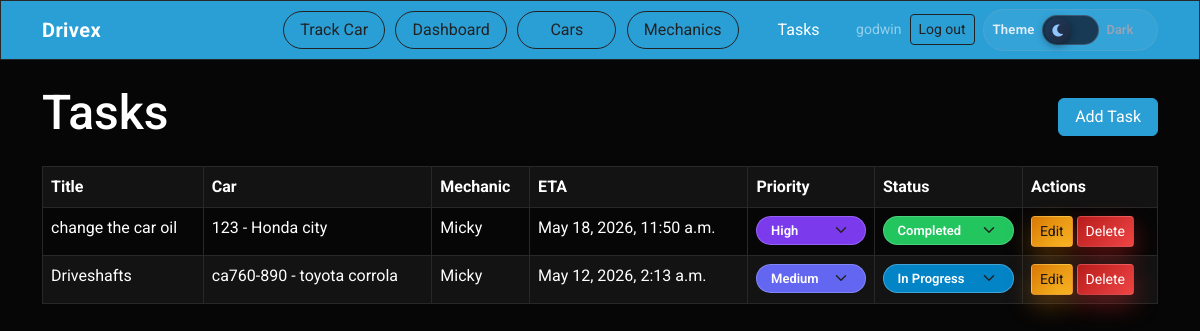
Before: /tasks/ (signed in) with the older database file.
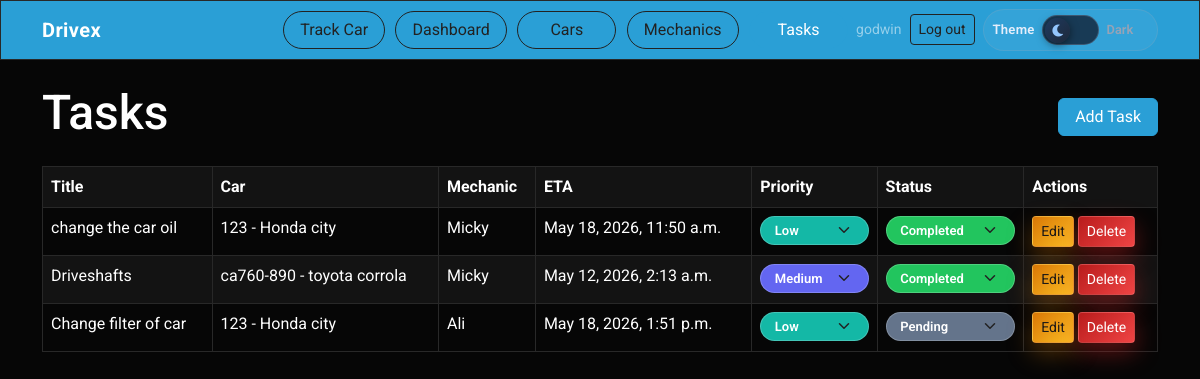
After: the same page with the newer database file.
### taskapp/models.py (models this page shows, shortened)
class Task(models.Model):
    STATUS_CHOICES = [
        ('pending', 'Pending'),
        ('in_progress', 'In Progress'),
        ('completed', 'Completed'),
    ]
    PRIORITY_CHOICES = [
        ('low', 'Low'),
        ('medium', 'Medium'),
        ('high', 'High'),
    ]
    car = models.ForeignKey(
        Cars,
        on_delete=models.CASCADE,
        related_name='tasks'
    )
    mechanic = models.ForeignKey(
        Mechanic,
        on_delete=models.SET_NULL,
        null=True,
        blank=True,
        related_name='tasks'
    )
    title = models.CharField(max_length=200)
    description = models.TextField(blank=True)
    status = models.CharField(
        max_length=20,
        choices=STATUS_CHOICES,
        default='pending'
    )
    priority = models.CharField(
        max_length=10,
        choices=PRIORITY_CHOICES,
        default='medium'
    )
    estimated_hours = models.DecimalField(
        max_digits=4,
        decimal_places=1,
        null=True,
        blank=True,
        help_text='Work estimate in hours; used to calculate promised completion when you save.',
    )
    promised_completion_at = models.DateTimeField(null=True, blank=True)
    created_at = models.DateTimeField(auto_now_add=True)
    updated_at = models.DateTimeField(auto_now=True)
    class Meta:
        ordering = ['status', '-created_at']
    def save(self, *args, **kwargs):
        if self.estimated_hours:
            base_time = self.created_at or timezone.now()
            self.promised_completion_at = base_time + timedelta(
                hours=float(self.estimated_hours)
            )
        else:
            self.promised_completion_at = None
        super().save(*args, **kwargs)
        if self.mechanic_id and self.status != 'completed':
            Mechanic.objects.filter(pk=self.mechanic_id).update(
                is_manually_busy=False,
            )

class Cars(models.Model):
    Status_choices = [
        ('waiting', 'Waiting'),
        ('assigned', 'Assigned'),
        ('in_progress', 'In-progress'),
        ('completed', 'Completed')
    ]
    registration_number = models.CharField(max_length=20, unique=True)
    make = models.CharField(max_length=50)
    model = models.CharField(max_length=50)
    year = models.PositiveIntegerField(null=True, blank=True)
    customer_name = models.CharField(max_length=100, blank=True)
    customer_phone = models.CharField(max_length=20, blank=True)
    status = models.CharField(
        max_length=20,
        choices=Status_choices,
        default='waiting'
    )
    created_at = models.DateTimeField(auto_now_add=True)
    class Meta:
        ordering = ['-created_at']
        verbose_name = 'Car'
        verbose_name_plural = 'Cars'
    def __str__(self):
        return f"{self.registration_number} - {self.make} {self.model}"

class Mechanic(models.Model):
    name = models.CharField(max_length=30)
    specialization = models.CharField(max_length=30, blank=True)
    phone_number = models.CharField(max_length=20, blank=True)
    is_active = models.BooleanField(default=True)
    is_on_leave = models.BooleanField(
        default=False,
        help_text='Mark when the mechanic is unavailable (leave).',
    )
    is_manually_busy = models.BooleanField(
        default=False,
        help_text='When set and there is no open task, shows as Busy.',
    )
    user = models.OneToOneField(
        settings.AUTH_USER_MODEL,
        on_delete=models.SET_NULL,
        null=True,
        blank=True,
        related_name='mechanic_profile',
        help_text='Optional login for this mechanic (restricted to assigned tasks only).',
    )
    created_at = models.DateTimeField(auto_now_add=True)
    class Meta:
        ordering = ['name']
    def __str__(self):
        return self.name

### taskapp/views.py (the view)
# urls.py: path('tasks/', views.TaskListView.as_view(), name='task_list'),
class TaskListView(ShopAccessMixin, ListView):
    model = Task
    template_name = 'tasks/task_list.html'
    context_object_name = 'tasks'
    def get_queryset(self):
        return (
            mechanic_tasks_queryset(self.request.user).select_related(
                'car',
                'mechanic',
            )
        )
    def get_context_data(self, **kwargs):
        ctx = super().get_context_data(**kwargs)
        ctx['task_status_choices'] = Task.STATUS_CHOICES
        ctx['task_priority_choices'] = Task.PRIORITY_CHOICES
        return ctx

### taskapp/context_processors.py (called while the page is built, shortened)
def admin_mechanic_task_summary(request):
    try:
        admin_index = reverse('admin:index')
    except Exception:
        return {}
    if request.path.rstrip('/') != admin_index.rstrip('/'):
        return {}

def shop_roles(request):
    user = request.user
    role = resolve_shop_access_role(user) if user.is_authenticated else None
    return {
        'shop_role': role,
        'is_shop_manager': role == 'manager',
        'shop_mechanic': get_mechanic_profile(user) if user.is_authenticated else None,
    }

### taskapp/mixins.py (called while the page is built)
    def test_func(self):
        return resolve_shop_access_role(self.request.user) is not None

### taskapp/rbac.py (called while the page is built)
def is_shop_manager(user) -> bool:
    if not user.is_authenticated:
        return False
    if user.is_superuser:
        return True
    return user.groups.filter(name=MANAGER_GROUP).exists()

def get_mechanic_profile(user):
    if not user.is_authenticated:
        return None
    try:
        return user.mechanic_profile
    except ObjectDoesNotExist:
        return None

### taskapp/templates/tasks/task_list.html (shortened to what this page needs)
{% extends 'base.html' %} {% block content %}
<div class="d-flex justify-content-between align-items-center mb-3">
  <h2>{% if shop_role == 'mechanic' %}My tasks{% else %}Tasks{% endif %}</h2>
  {% if is_shop_manager %}
  <a href="{% url 'task_create' %}" class="btn btn-primary">Add Task</a>
  {% endif %}
</div>
<table class="table table-bordered table-striped">
  <thead>
    <tr>
      <th>Title</th>
      <th>Car</th>
      <th>Mechanic</th>
      <th>ETA</th>
      <th>Priority</th>
      <th>Status</th>
      {% if is_shop_manager %}
      <th>Actions</th>
      {% endif %}
    </tr>
  </thead>
  <tbody>
    {% for task in tasks %}
    <tr>
      <td>{{ task.title }}</td>
      <td>{{ task.car }}</td>
      <td>{{ task.mechanic }}</td>
      <td>
        {% if task.promised_completion_at %}
        {{ task.promised_completion_at|date:"M d, Y, g:i a" }}
        {% else %}
        <span class="text-muted">Not set</span>
        {% endif %}
      </td>
      <td class="task-inline-cell">
        {% if is_shop_manager %}
        <form
          method="post"
          action="{% url 'task_set_priority' task.id %}"
          class="task-inline-form"
        >
          <select
            name="priority"
            id="prio-{{ task.id }}"
            class="form-select form-select-sm enum-select enum-task-priority task-inline-select"
            onchange="this.form.submit()"
          >
            {% for value, label in task_priority_choices %}
            <option value="{{ value }}" {% if task.priority == value %}selected{% endif %}>
              {{ label }}
            </option>
            {% endfor %}
          </select>
        </form>
        {% else %}
        {{ task.get_priority_display }}
        {% endif %}
      </td>
      <td class="task-inline-cell">
        {% if is_shop_manager %}
        <form
          method="post"
          action="{% url 'task_set_status' task.id %}"
          class="task-inline-form"
        >
          <select
            name="status"
            id="st-{{ task.id }}"
            class="form-select form-select-sm enum-select enum-task-status task-inline-select"
            onchange="this.form.submit()"
          >
            {% for value, label in task_status_choices %}
            <option value="{{ value }}" {% if task.status == value %}selected{% endif %}>
              {{ label }}
            </option>
            {% endfor %}
          </select>
        </form>
        {% else %}
        {{ task.get_status_display }}
        {% endif %}
      </td>
      {% if is_shop_manager %}
      <td>
        <a href="{% url 'task_update' task.id %}" class="btn btn-warning btn-sm"
          >Edit</a
        >
        <a href="{% url 'task_delete' task.id %}" class="btn btn-danger btn-sm"
          >Delete</a
        >
      </td>
      {% endif %}
    </tr>
    {% endfor %}
  </tbody>
</table>
{% endblock %}

Changed rows visible on the page:
changed Task "change the car oil": priority "High" → "Low"
changed Task "Driveshafts": status "In Progress" → "Completed"
added Task: title "Change filter of car", car "123 - Honda city", mechanic "Ali", promised_completion_at "May 18, 2026, 1:51 p.m.", priority "Low", status "Pending"
